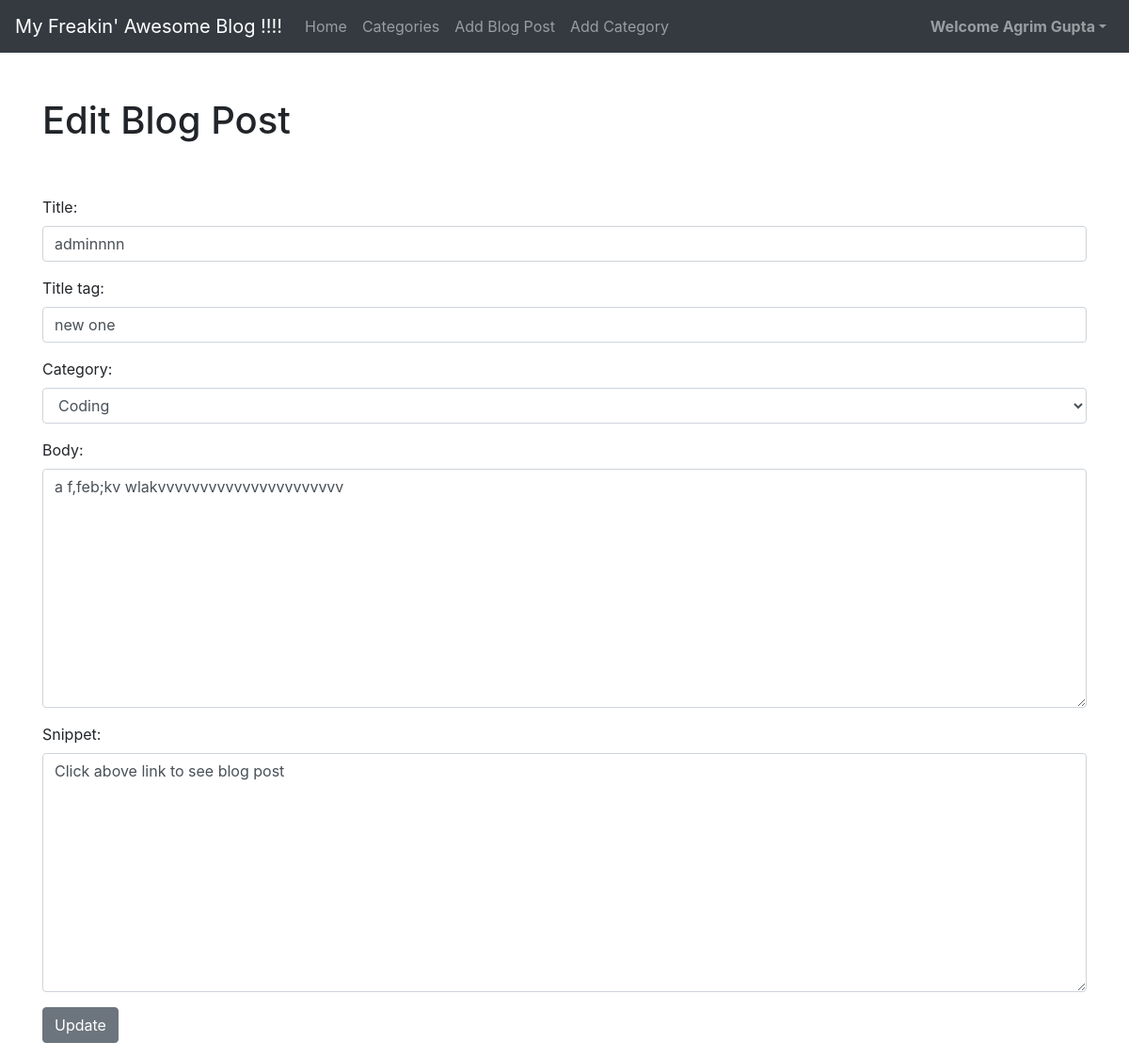
The app's page /post/edit/20 (signed in) with its own data.
### final_app/models.py (models this page shows, shortened)
class Post(models.Model):
    title = models.CharField(max_length=255)
    header_image = models.ImageField(
        null=True, blank=True, upload_to="images/")
    title_tag = models.CharField(max_length=255)
    author = models.ForeignKey(User, on_delete=models.CASCADE)
    body = RichTextField(blank=True, null=True)
    post_date = models.DateField(auto_now_add=True)
    category = models.CharField(max_length=255, default='coding')
    snippet = models.CharField(
        max_length=255)
    likes = models.ManyToManyField(User, related_name='blog_posts')

### final_app/views.py (the view)
# urls.py: path('post/edit/<int:pk>', UpdatePostView.as_view(), name='update_post'),
class UpdatePostView(UpdateView):
    model = Post
    form_class = EditForm
    template_name = 'update_post.html'

### final_app/forms.py
class EditForm(forms.ModelForm):
    class Meta:
        model = Post
        fields = ('title', 'title_tag', 'category', 'body', 'snippet')
        widgets = {
            'title': forms.TextInput(attrs={'class': 'form-control', 'placeholder': 'Add the title'}),
            'title_tag': forms.TextInput(attrs={'class': 'form-control', 'placeholder': 'Add the title tag'}),
            'category': forms.Select(choices=choice_list, attrs={'class': 'form-control'}),
            'body': forms.Textarea(attrs={'class': 'form-control', 'placeholder': 'Add the main content for post'}),
            'snippet': forms.Textarea(attrs={'class': 'form-control', 'placeholder': 'Add the snippet for post'}),
        }

### final_app/templates/update_post.html (shortened to what this page needs)
{% extends 'base.html' %}
{% block content %}
{% if user.is_authenticated %}
{%if user.id == post.author.id%}
<h1>Edit Blog Post</h1>
<br /><br />
<div class="form-group">
    <form action="" method="POST">{% csrf_token %}
        {{ form.as_p }}
        <button class="btn btn-secondary">Update</button>
</div>
{%else%}
You are not logged in !
{%endif%}
{%else%}
You are not logged in !
{%endif%}
{% endblock %}

### final_app/templates/base.html (shortened to what this page needs)
<!doctype html>
<html lang="ar">
<head>
    <link rel="stylesheet" href="https://stackpath.bootstrapcdn.com/bootstrap/4.5.0/css/bootstrap.min.css"
>
</head>
<body>
    <nav class="navbar navbar-expand-lg navbar-dark bg-dark">
        <a class="navbar-brand" href="{% url 'home' %}">My Freakin' Awesome Blog !!!!
        </a>
        <div class="collapse navbar-collapse" id="navbarSupportedContent">
            <ul class="navbar-nav mr-auto">
                <li class="nav-item">
                    <a class="nav-link" href="{% url 'home' %}">Home</a>
                </li>
                {%if cat_menu%}
                <li class="nav-item dropdown">
                    <a class="nav-link dropdown-toggle" href="#" id="navbarDropdown" role="button"
                        data-bs-toggle="dropdown" aria-expanded="false">
                        Categories
                    </a>
                    <div class="dropdown-menu" aria-labelledby="navbarDropdown">
                        {%for item in cat_menu%}
                        <a class="dropdown-item" href="{% url 'category' item|slugify %}">
                            {{item}}</a>
                        {%endfor%}
                    </div>
                </li>
                {%else%}
                <li class="nav-item">
                    <a class="nav-link" href="{% url 'category-list' %}">Categories</a>
                </li>
                {%endif%}
                {% if user.is_authenticated %}
                <li class="nav-item">
                    <a class="nav-link" href="{% url 'add_post' %}">Add Blog Post</a>
                </li>
                <li class="nav-item">
                    <a class="nav-link" href="{% url 'add_category' %}">Add Category</a>
                </li>
                {%endif%}
            </ul>
            {%if user.is_authenticated%}
            <ul class="navbar-nav ml-auto">
                <li class="nav-item dropdown">
                    <a class="nav-link dropdown-toggle" href="#" id="navbarDropdown" role="button"
                        data-toggle="dropdown" aria-expanded="false">
                        <strong>Welcome {{user.first_name}} {{user.last_name}}</strong></a>
                </li>
            </ul>
            {%endif%}
        </div>
    </nav>
    <br /><br />
    <div class="container">
        {% block content %}
        {% endblock%}
    </div>
</body>
</html>

### records on screen
Post: title "adminnnn", title_tag "new one", category "Coding", body "a f,feb;kv wlakvvvvvvvvvvvvvvvvvvvvvv", snippet "Click above link to see blog post"

### other values on screen
{{ user.first_name }} "Agrim"
{{ user.last_name }} "Gupta"
